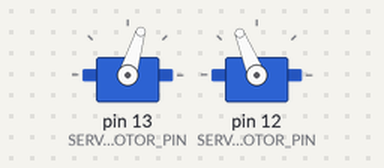
Bench run of a sketch on a simulated Arduino Uno, built with avr-gcc and run on an emulated ATmega328P. Parts: 2 × servo.

Above: at 0.1 s.
At 1.6 s:
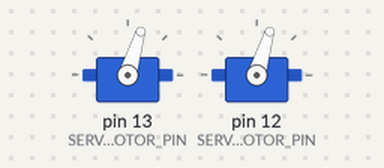
At 3.1 s:
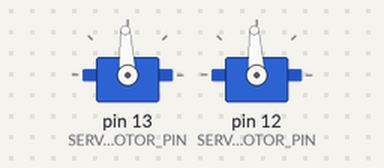
Timing chart, 0 to 4.6 s (numbered marks = the images above):
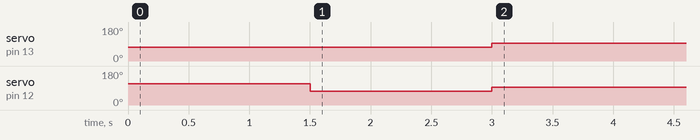

The sketch:

robot-servo-chapter-2-challenges.ino
```cpp
//
// Challenges found at http://learn.parallax.com/node/190
//
#include <Servo.h>

//Servo board pin mounts
const int SERVO_BOARD_LEFT_MOTOR_PIN = 13;
const int SERVO_BOARD_RIGHT_MOTOR_PIN = 12;

//Bread board pin mounts
const int PRIMAYRY_LED_PIN = 12;
const int SECONDARY_LED_PIN = 13;

//Motor instructions
const int MOTOR_INSTRUCTION_FULL_SPEED_CLOCKWISE = 1300;
const int MOTOR_INSTRUCTION_STAND_STILL = 1500;
const int MOTOR_INSTRUCTION_FULL_SPEED_COUNTERCLOCKWISE = 1700;

//Motors
Servo leftMotor;
Servo rightMotor;


void setup() {
  leftMotor.attach(SERVO_BOARD_LEFT_MOTOR_PIN);
  rightMotor.attach(SERVO_BOARD_RIGHT_MOTOR_PIN);


  challenge_multi_direction_motors_multi_times();
}

void loop() {
  // put your main code here, to run repeatedly:
}

//
//Write a loop function that makes an LED blink 5 times per second, with an on time that’s 1/3rd of its off time.
//(Disconnect the servos for this exercise!)
//
void challenge_one_led_manipulation(){

}


//
//Write a setup function that makes the pin 13 servo turn full speed clockwise for 1.2 seconds, while the pin 12
//servo stays still.  After that, set both servos to stop.
//
void challenge_multi_direction_motors(){
  leftMotor.writeMicroseconds(MOTOR_INSTRUCTION_FULL_SPEED_CLOCKWISE);
  rightMotor.writeMicroseconds(MOTOR_INSTRUCTION_STAND_STILL);
  delay(1200);

  leftMotor.writeMicroseconds(MOTOR_INSTRUCTION_STAND_STILL);
  rightMotor.writeMicroseconds(MOTOR_INSTRUCTION_STAND_STILL);
}


//
//Write a setup function that makes one servo turn the same direction for 3 seconds.
//The other servo should turn the opposite direction for the first 1.5 seconds and the
//same direction for the second 1.5 seconds.  Then, make both servos stop.
//
void challenge_multi_direction_motors_multi_times(){
  leftMotor.writeMicroseconds(MOTOR_INSTRUCTION_FULL_SPEED_CLOCKWISE);

  rightMotor.writeMicroseconds(MOTOR_INSTRUCTION_FULL_SPEED_COUNTERCLOCKWISE);
  delay(1500);
  rightMotor.writeMicroseconds(MOTOR_INSTRUCTION_FULL_SPEED_CLOCKWISE);
  delay(1500);

  leftMotor.writeMicroseconds(MOTOR_INSTRUCTION_STAND_STILL);
  rightMotor.writeMicroseconds(MOTOR_INSTRUCTION_STAND_STILL);
}
```

Measured:
- by itself, servo on pin 13 (SERVO_BOARD_LEFT_MOTOR_PIN): 73° → 93° at 3.0 s
- by itself, servo on pin 12 (SERVO_BOARD_RIGHT_MOTOR_PIN): 112° → 73° at 1.5 s, → 93° 1.5 s later
